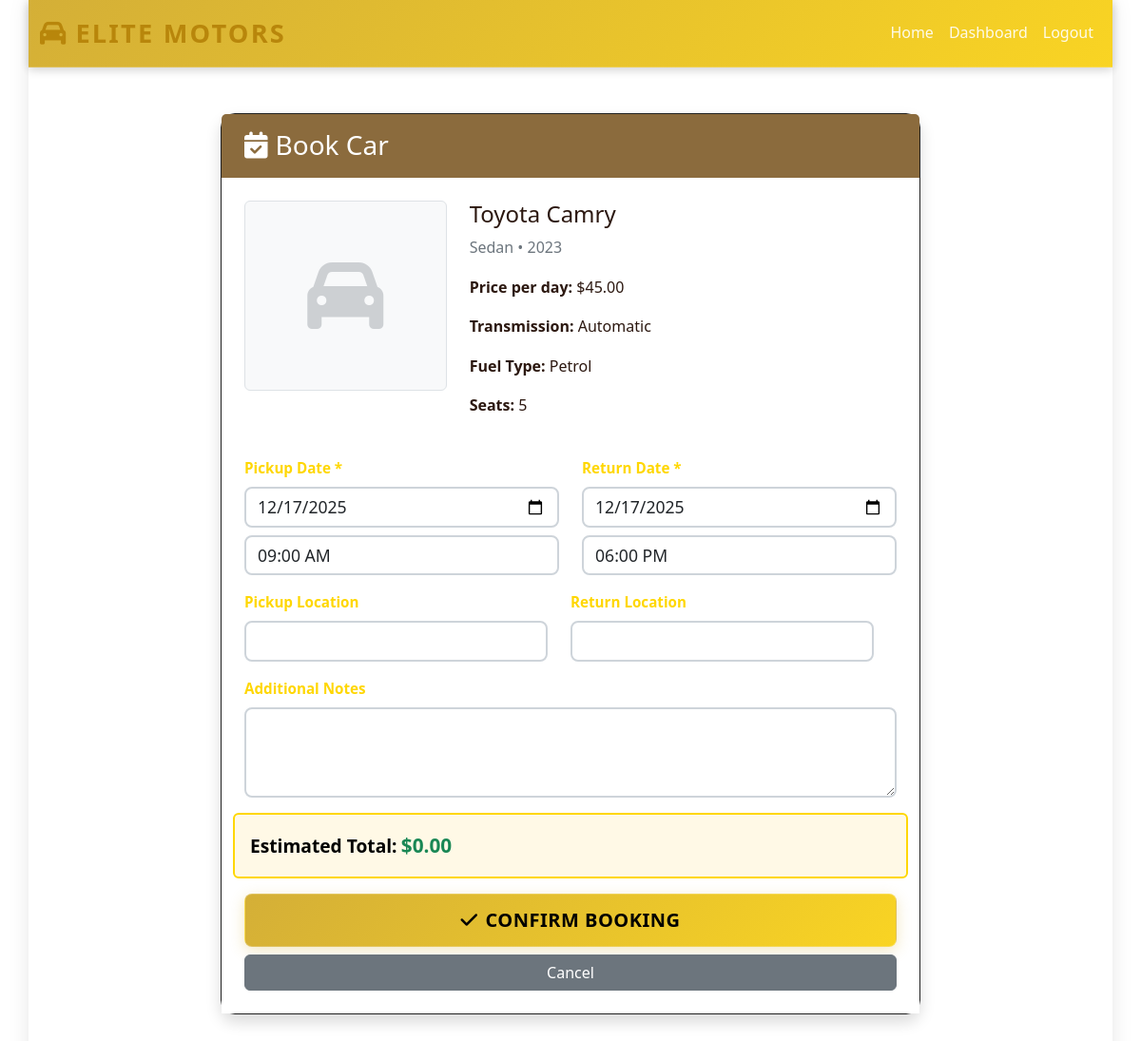
The app's page /booking/book_car.php?car_id=1 (signed in) with its own data.
### tables this page shows
CREATE TABLE IF NOT EXISTS cars (
    id INT AUTO_INCREMENT PRIMARY KEY,
    brand VARCHAR(50) NOT NULL,
    model VARCHAR(50) NOT NULL,
    year INT NOT NULL,
    color VARCHAR(30),
    category_id INT,
    price_per_day DECIMAL(10,2) NOT NULL,
    mileage INT DEFAULT 0,
    fuel_type ENUM('Petrol', 'Diesel', 'Electric', 'Hybrid') DEFAULT 'Petrol',
    transmission ENUM('Manual', 'Automatic') DEFAULT 'Manual',
    seats INT DEFAULT 5,
    image_path VARCHAR(255),
    status ENUM('available', 'rented', 'maintenance', 'unavailable') DEFAULT 'available',
    features TEXT,
    created_at TIMESTAMP DEFAULT CURRENT_TIMESTAMP,
    updated_at TIMESTAMP DEFAULT CURRENT_TIMESTAMP ON UPDATE CURRENT_TIMESTAMP,
    FOREIGN KEY (category_id) REFERENCES car_categories(id) ON DELETE SET NULL
);

CREATE TABLE IF NOT EXISTS car_categories (
    id INT AUTO_INCREMENT PRIMARY KEY,
    name VARCHAR(50) NOT NULL UNIQUE,
    description TEXT,
    created_at TIMESTAMP DEFAULT CURRENT_TIMESTAMP
);

### booking/book_car.php (the view, shortened to what this page needs)
<?php
require_once '../config/database.php';
$car_id = isset($_GET['car_id']) ? (int)$_GET['car_id'] : 0;
$stmt = $pdo->prepare("SELECT c.*, cc.name as category_name FROM cars c
                      LEFT JOIN car_categories cc ON c.category_id = cc.id
                      WHERE c.id = ?");
$stmt->execute([$car_id]);
$car = $stmt->fetch();
?>
<!DOCTYPE html>
<html lang="en">
<head>
    <link href="https://cdn.jsdelivr.net/npm/bootstrap@5.3.0/dist/css/bootstrap.min.css" rel="stylesheet">
    <link href="https://cdnjs.cloudflare.com/ajax/libs/font-awesome/6.0.0/css/all.min.css" rel="stylesheet">
    <link href="../assets/css/style.css?v=<?php echo time(); ?>" rel="stylesheet">
</head>
<body>
    <nav class="navbar navbar-expand-lg navbar-dark bg-primary">
        <div class="container">
            <a class="navbar-brand" href="../index.php">
                <i class="fas fa-car me-2"></i>ELITE MOTORS
            </a>
            <div class="navbar-nav ms-auto">
                <a class="nav-link" href="../index.php">Home</a>
                <a class="nav-link" href="../customer/dashboard.php">Dashboard</a>
                <a class="nav-link" href="../auth/logout.php">Logout</a>
            </div>
        </div>
    </nav>
    <div class="container py-5">
        <div class="row justify-content-center">
            <div class="col-lg-8">
                <div class="card">
                    <div class="card-header bg-primary text-white">
                        <h3 class="mb-0"><i class="fas fa-calendar-check me-2"></i>Book Car</h3>
                    </div>
                    <div class="card-body">
                        <div class="row mb-4">
                            <div class="col-md-4">
                                <?php if ($car['image_path']): ?>
                                <img src="../<?php echo htmlspecialchars($car['image_path']); ?>" class="img-fluid rounded" alt="Car Image">
                                <?php else: ?>
                                <div class="rounded d-flex align-items-center justify-content-center" style="height: 200px; background-color: #f8f9fa; border: 1px solid #dee2e6;">
                                    <i class="fas fa-car fa-5x text-secondary" style="opacity: 0.3;"></i>
                                </div>
                                <?php endif; ?>
                            </div>
                            <div class="col-md-8">
                                <h4><?php echo htmlspecialchars($car['brand'] . ' ' . $car['model']); ?></h4>
                                <p class="text-muted"><?php echo htmlspecialchars($car['category_name']); ?> • <?php echo $car['year']; ?></p>
                                <p><strong>Price per day:</strong> $<?php echo number_format($car['price_per_day'], 2); ?></p>
                                <p><strong>Transmission:</strong> <?php echo htmlspecialchars($car['transmission']); ?></p>
                                <p><strong>Fuel Type:</strong> <?php echo htmlspecialchars($car['fuel_type']); ?></p>
                                <p><strong>Seats:</strong> <?php echo $car['seats']; ?></p>
                            </div>
                        </div>
                        <form method="POST" action="">
                            <div class="row">
                                <div class="col-md-6">
                                    <div class="mb-3">
                                        <label for="start_date" class="form-label">Pickup Date *</label>
                                        <input type="date" class="form-control mb-2" id="start_date" name="start_date"
                                               min="<?php echo date('Y-m-d'); ?>" required
                                               value="<?php echo isset($_POST['start_date']) ? htmlspecialchars($_POST['start_date']) : date('Y-m-d'); ?>">
                                        <select class="form-select" id="start_time" name="start_time" required>
                                            <?php for($h=8; $h<=20; $h++):
                                                $time = sprintf('%02d:00', $h);
                                                $selected = (isset($_POST['start_time']) && $_POST['start_time'] == $time) ? 'selected' : '';
                                                if(!isset($_POST['start_time']) && $h == 9) $selected = 'selected';
                                            ?>
                                            <option value="<?php echo $time; ?>" <?php echo $selected; ?>>
                                                <?php echo date('h:i A', strtotime($time)); ?>
                                            </option>
                                            <?php endfor; ?>
                                        </select>
                                    </div>
                                </div>
                                <div class="col-md-6">
                                    <div class="mb-3">
                                        <label for="end_date" class="form-label">Return Date *</label>
                                        <input type="date" class="form-control mb-2" id="end_date" name="end_date"
                                               min="<?php echo date('Y-m-d'); ?>" required
                                               value="<?php echo isset($_POST['end_date']) ? htmlspecialchars($_POST['end_date']) : date('Y-m-d'); ?>">
                                        <select class="form-select" id="end_time" name="end_time" required>
                                            <?php for($h=9; $h<=21; $h++):
                                                $time = sprintf('%02d:00', $h);
                                                $selected = (isset($_POST['end_time']) && $_POST['end_time'] == $time) ? 'selected' : '';
                                                if(!isset($_POST['end_time']) && $h == 18) $selected = 'selected';
                                            ?>
                                            <option value="<?php echo $time; ?>" <?php echo $selected; ?>>
                                                <?php echo date('h:i A', strtotime($time)); ?>
                                            </option>
                                            <?php endfor; ?>
                                        </select>
                                    </div>
                            </div>
                            <div class="row">
                                <div class="col-md-6">
                                    <div class="mb-3">
                                        <label for="pickup_location" class="form-label">Pickup Location</label>
                                        <input type="text" class="form-control" id="pickup_location" name="pickup_location"
                                               value="<?php echo isset($_POST['pickup_location']) ? htmlspecialchars($_POST['pickup_location']) : ''; ?>">
                                    </div>
                                </div>
                                <div class="col-md-6">
                                    <div class="mb-3">
                                        <label for="return_location" class="form-label">Return Location</label>
                                        <input type="text" class="form-control" id="return_location" name="return_location"
                                               value="<?php echo isset($_POST['return_location']) ? htmlspecialchars($_POST['return_location']) : ''; ?>">
                                    </div>
                                </div>
                            </div>
                            <div class="mb-3">
                                <label for="notes" class="form-label">Additional Notes</label>
                                <textarea class="form-control" id="notes" name="notes" rows="3"><?php echo isset($_POST['notes']) ? htmlspecialchars($_POST['notes']) : ''; ?></textarea>
                            </div>
                            <div class="alert alert-info" style="background: #FFF9E6; border: 2px solid #FFD700; color: #000000;">
                                <strong style="color: #000000; font-size: 1.2rem;">Estimated Total:</strong>
                                <span id="estimated_total" style="color: #198754; font-size: 1.3rem; font-weight: bold;">$0.00</span>
                            </div>
                            <div class="d-grid gap-2">
                                <button type="submit" class="btn btn-primary btn-lg">
                                    <i class="fas fa-check me-2"></i>Confirm Booking
                                </button>
                                <a href="../index.php" class="btn btn-secondary">Cancel</a>
                            </div>
                        </form>
                    </div>
                </div>
            </div>
        </div>
    </div>
</body>
</html>

### assets/css/style.css (style rules this page uses)
:root { --primary-color: #8B6B3D; --secondary-color: #B8860B; --accent-color: #8B6914; --success-color: #28a745; --danger-color: #dc3545; --warning-color: #ffc107; --info-color: #17a2b8; --light-color: #f8f9fa; --dark-color: #212529; --text-color: #2C1810; --muted-text: #6C757D; --background-color: #000000; --card-background: #FFFFFF; --card-contrast: #F8F9FA; --card-text-contrast: #2C1810; --border-soft: #8B6914; --gradient-primary: linear-gradient(135deg, #5D4A1A 0%, #8B6914 100%); --gradient-secondary: linear-gradient(135deg, #B8860B 0%, #DAA520 100%); --shadow-sm: 0 0.125rem 0.25rem rgba(0, 0, 0, 0.1); --shadow: 0 0.5rem 1rem rgba(0, 0, 0, 0.15); --shadow-lg: 0 1rem 3rem rgba(0, 0, 0, 0.2); --header-bg: #1a0f0a; --footer-bg: #1E110B; --header-text: #FFFFFF; --footer-text: #E0E0E0; --ticket-bg: #D4AF37; --ticket-text: #FFFFFF; --ticket-button-bg: #000000; --profile-bg: #FFFFFF; --profile-text: #2C1810; --page-width: 95%; --form-control-bg: #ffffff; --form-control-color: #212529; --form-control-border: #ced4da; }
* { margin: 0; padding: 0; box-sizing: border-box; }
body { font-family: 'Segoe UI', Tahoma, Geneva, Verdana, sans-serif; background-color: var(--background-color); color: #ffffff; line-height: 1.6; min-height: 100vh; position: relative; overflow-x: hidden; width: var(--page-width); margin: 0 auto; box-shadow: 0 0 20px rgba(0, 0, 0, 0.1); background-image: url('https://images.unsplash.com/photo-1486262715619-67b85e0b08d3?q=80&w=2070&auto=format&fit=crop'); background-size: cover; background-attachment: fixed; background-position: center; }
.form-label { display: block; font-weight: 600; color: #FFD700; margin-bottom: 0.5rem; font-size: 0.95rem; }
input::placeholder, textarea::placeholder, select::placeholder { color: #999999 !important; opacity: 1; }
.navbar-dark.bg-primary { background: linear-gradient(135deg, #D4AF37 0%, #F9D423 100%) !important; box-shadow: 0 2px 10px rgba(0, 0, 0, 0.2); border-bottom: 1px solid rgba(255, 255, 255, 0.2); }
.navbar-brand { font-size: 1.7rem; font-weight: 800; color: #000000 !important; color: var(--secondary-color) !important; letter-spacing: 0.08em; text-transform: uppercase; display: inline-flex; align-items: center; }
.navbar-nav .nav-link { font-weight: 500; padding: 0.5rem 1rem; transition: all 0.3s ease; color: rgba(255, 255, 255, 0.9) !important; }
.card { background: var(--card-contrast); border: 1px solid #222222; border-radius: 15px; color: var(--card-text-contrast); box-shadow: var(--shadow); }
.card-header { background: var(--secondary-color); border-bottom: 2px solid var(--primary-color); color: var(--text-color); font-weight: 600; padding: 1rem 1.5rem; }
.card-body { padding: 1.5rem; color: var(--text-color); background: var(--card-background); }
.btn-primary { background: linear-gradient(135deg, #D4AF37 0%, #F9D423 100%); color: #000000; border: none; padding: 0.75rem 2rem; font-weight: 700; letter-spacing: 0.5px; text-transform: uppercase; transition: all 0.3s ease; box-shadow: 0 4px 15px rgba(212, 175, 55, 0.3); border: 1px solid rgba(255, 255, 255, 0.2); }
.text-muted { color: var(--muted-text) !important; }
.bg-primary { background-color: var(--primary-color) !important; color: #FFFFFF !important; }
.form-control, .form-select, .form-control:focus, .form-select:focus { background-color: var(--form-control-bg) !important; color: var(--form-control-color) !important; border-color: var(--form-control-border) !important; }
input[type="date"] { background-color: var(--form-control-bg) !important; color: var(--form-control-color) !important; }
textarea.form-control { background-color: var(--form-control-bg) !important; color: var(--form-control-color) !important; }
::placeholder { color: #6c757d !important; opacity: 1; }
.form-control, .form-select { background: #111111; border: 2px solid #333333; color: #FFD700; border-radius: 8px; font-size: 1.1rem; }
body { background-color: #ffffff !important; }

### records on screen
cars: brand+model "Toyota Camry", category.name "Sedan", year "2023", price_per_day "45.00", transmission "Automatic", fuel_type "Petrol", seats "5"

### other values on screen
form field start_time "09:00 AM"
form field end_time "06:00 PM"
